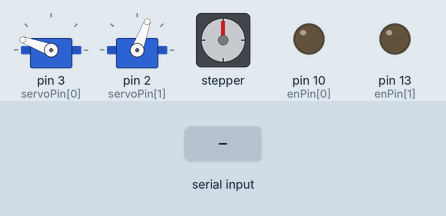
Bench run of a sketch on a simulated Arduino Uno, built with avr-gcc and run on an emulated ATmega328P. Shown: 2 × servo, stepper motor, output pins drawn as LEDs (lit = HIGH). The inputs (shaded band) are chosen by the test bench. Stepper angles assume 200 steps per turn.

Above: at 1.2 s.
1.3 s: "1\n" received over Serial
At 1.48 s:
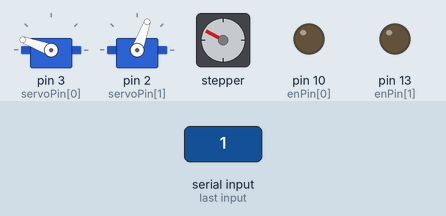
At 2.1 s:
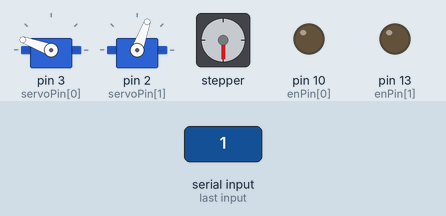
Timing chart, 0 to 21.4 s (numbered marks = the images above; inputs shaded):
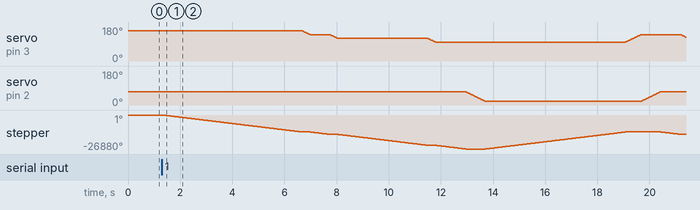

Measured:
- after the input at 1.3 s, stepper: turns 26880° counter-clockwise in 11.6 s, then 13441° clockwise in 5.4 s, then 1921° counter-clockwise in 0.76 s

The sketch:

single_step.ino
```cpp
#include <Servo.h>
#include <AccelStepper.h>
#include <MultiStepper.h>

const int servoPin[] = {3, 2};
const int enPin[] = {10,13};
const int butPin = 4;
int state = 0;
String inputString = "";         // a String to hold incoming data
bool stringComplete = false;

long positions[2];
AccelStepper stepper1(1,8,9);
AccelStepper stepper2(1,11,12);
MultiStepper steppers;

Servo myservo[2];

int list_state[16][4] = {
{0,-140,140,70},
{0,-160,120,70},
{0,-210,120,70},
{0,-250,100,70},
{0,-280,100,20},
{0,-250,100,20},
{0,-210,120,20},
{0,-210,120,20},
{0,-150,140,20},
{0,0,160,20},
{-30,-140,140,20},
{-30,-200,110,20},
{-30,-280,100,70},
{-30,-200,110,70},
{-30,-150,140,70},
{0,0,170,70}
};
int last_state[4] = {0,0, 180, 60};

void setup() {
  // put your setup code here, to run once:
  Serial.begin(9600);
  inputString.reserve(200);
  stepper1.setMaxSpeed(2000.0);
  stepper1.setAcceleration(1000.0);
  stepper2.setMaxSpeed(2000.0);
  stepper2.setAcceleration(1000.0);
  steppers.addStepper(stepper1);
  steppers.addStepper(stepper2);
  pinMode(butPin,INPUT);
  for(int a = 0; a < 2; a++)
  {
    pinMode(enPin[a],OUTPUT);
    digitalWrite(enPin[a],LOW);
  }

  for(int b = 0; b < 2; b++){
    myservo[b].attach(servoPin[b]);
  }
   myservo[0].write(160);
   myservo[1].write(70);


}

void loop() {
  if (stringComplete) {
    state = inputString.toInt();
    inputString = "";
    stringComplete = false;
  }
  if(state == 1){
    for (int i = 0; i < 6; i++)
    {
      positions[0] = long((list_state[i][0]*6400L*3L)/(360L));
      positions[1] = long((list_state[i][1]*6400L*3L)/(360L));
      run_stepper(positions);
      run_servo(list_state[i][2],0);
      run_servo(list_state[i][3],1);
    }
  }
  else
  {
    state = 0;
  }
}


void serialEvent() {
  while (Serial.available()) {
    // get the new byte:
    char inChar = (char)Serial.read();
    // add it to the inputString:
    inputString += inChar;
    // if the incoming character is a newline, set a flag so the main loop can
    // do something about it:
    if (inChar == '\n') {
      stringComplete = true;
    }
  }
}

void run_stepper(long positions)
{
  steppers.moveTo(positions);
  steppers.runSpeedToPosition();
}

void run_servo(int angle, int r)
{
  int k = myservo[r].read();

  if(k < angle)
  {
    while (k < angle){
      k++;
      myservo[r].write(k);
      delay(15);
    }
  }
  else
  {
    while (k > angle)
    {
      k--;
      myservo[r].write(k);
      delay(15);
    }
  }
}
```
